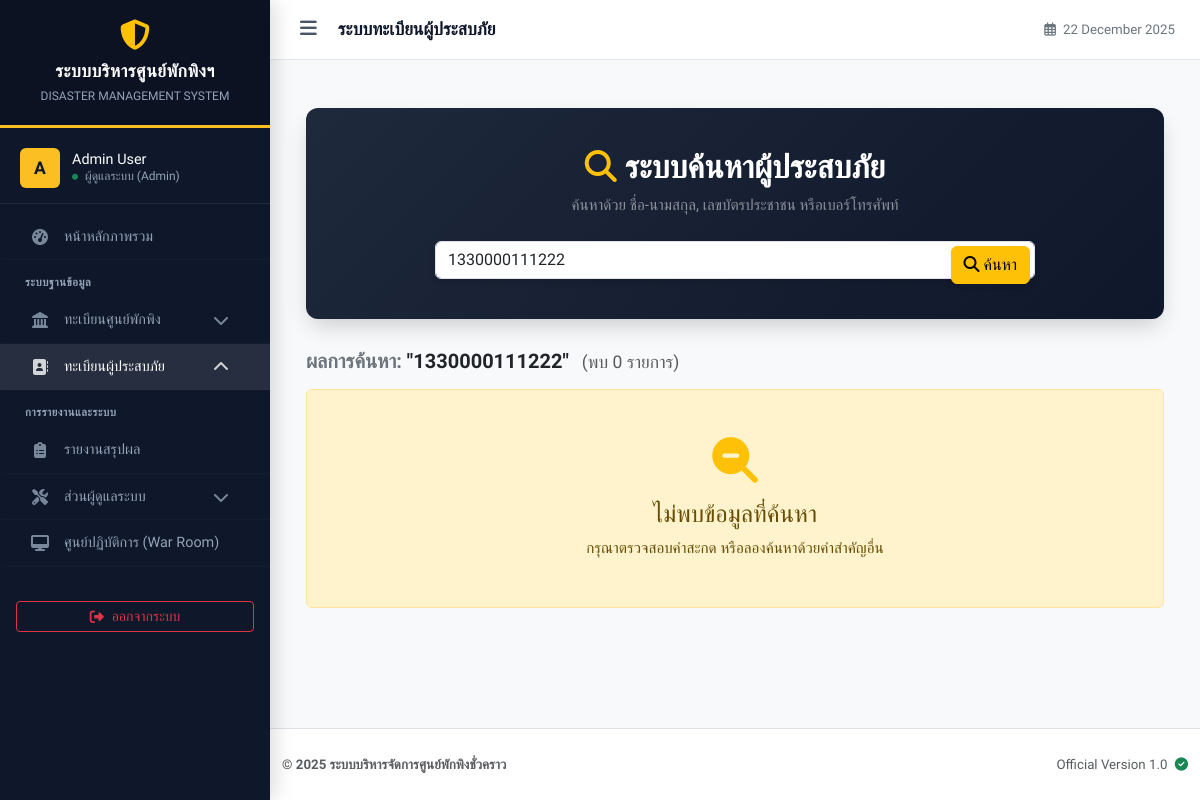
The app's page /search_evacuee.php?keyword=1330000111222 (signed in), older data.
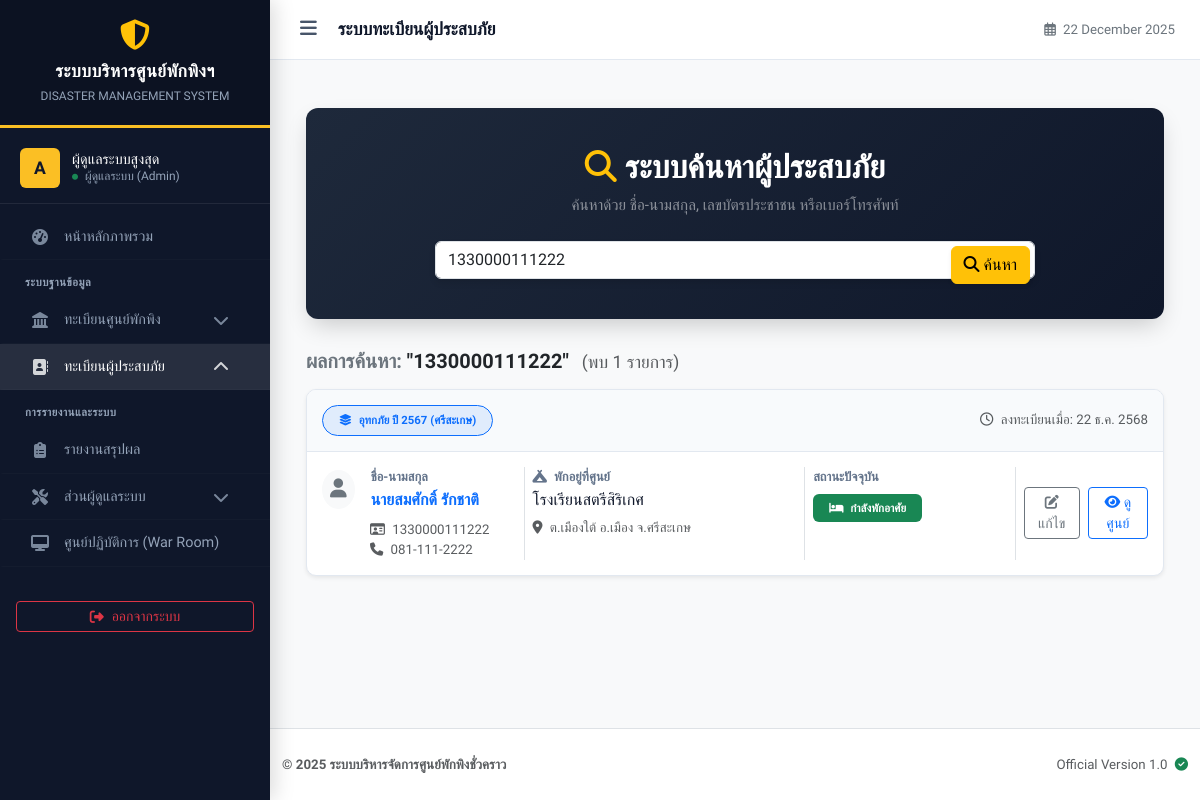
The same page, newer data.
### tables this page shows
CREATE TABLE `evacuees` (
  `id` int(11) NOT NULL,
  `incident_id` int(11) NOT NULL,
  `shelter_id` int(11) DEFAULT NULL,
  `stay_type` enum('shelter','outside') NOT NULL DEFAULT 'shelter' COMMENT 'ประเภทการพัก',
  `stay_detail` text DEFAULT NULL COMMENT 'รายละเอียดที่พัก (กรณีพักนอกศูนย์)',
  `id_card` varchar(13) DEFAULT NULL COMMENT 'เลขบัตรประชาชน',
  `address_card` text DEFAULT NULL COMMENT 'ที่อยู่ตามบัตรประชาชน',
  `prefix` varchar(20) DEFAULT NULL,
  `first_name` varchar(100) NOT NULL,
  `last_name` varchar(100) NOT NULL,
  `phone` varchar(20) DEFAULT NULL,
  `gender` enum('male','female','other') DEFAULT NULL,
  `age` int(3) DEFAULT NULL,
  `health_condition` text DEFAULT NULL COMMENT 'โรคประจำตัว/ยาที่แพ้',
  `registered_by` int(11) DEFAULT NULL COMMENT 'ID เจ้าหน้าที่ที่ลงทะเบียนให้',
  `check_in_date` datetime NOT NULL DEFAULT current_timestamp(),
  `check_out_date` datetime DEFAULT NULL,
  `updated_at` datetime DEFAULT NULL ON UPDATE current_timestamp(),
  `created_at` datetime NOT NULL DEFAULT current_timestamp()
);

CREATE TABLE `incidents` (
  `id` int(11) NOT NULL,
  `name` varchar(200) NOT NULL COMMENT 'ชื่อเหตุการณ์ (เช่น น้ำท่วมปี 67)',
  `type` varchar(50) NOT NULL DEFAULT 'other',
  `description` text DEFAULT NULL,
  `start_date` date NOT NULL,
  `end_date` date DEFAULT NULL,
  `status` enum('active','closed') NOT NULL DEFAULT 'active',
  `created_at` timestamp NOT NULL DEFAULT current_timestamp()
);

CREATE TABLE `shelters` (
  `id` int(11) NOT NULL,
  `incident_id` int(11) NOT NULL COMMENT 'ผูกกับเหตุการณ์ไหน',
  `name` varchar(200) NOT NULL COMMENT 'ชื่อศูนย์',
  `location` text NOT NULL COMMENT 'ที่ตั้ง',
  `capacity` int(11) NOT NULL DEFAULT 0 COMMENT 'ความจุสูงสุด',
  `contact_phone` varchar(20) DEFAULT NULL,
  `status` enum('open','full','closed') NOT NULL DEFAULT 'open',
  `last_updated` datetime DEFAULT NULL
);

### includes/functions.php (called while the page is built, shortened)
<?php
function thaiDate($date) {
    $months = [
        1=>'ม.ค.', 2=>'ก.พ.', 3=>'มี.ค.', 4=>'เม.ย.', 5=>'พ.ค.', 6=>'มิ.ย.',
        7=>'ก.ค.', 8=>'ส.ค.', 9=>'ก.ย.', 10=>'ต.ค.', 11=>'พ.ย.', 12=>'ธ.ค.'
    ];
    $timestamp = strtotime($date);
    $d = date('j', $timestamp);
    $m = $months[(int)date('n', $timestamp)];
    $y = date('Y', $timestamp) + 543;
    return "$d $m $y";
}
?>

### search_evacuee.php (the view, shortened to what the changed rows need)
<?php
require_once 'config/db.php';
require_once 'includes/functions.php';
$keyword = isset($_GET['keyword']) ? trim($_GET['keyword']) : '';
$results = [];
if ($keyword) {
    $sql = "SELECT e.*, s.name as shelter_name, s.location as shelter_location, i.name as incident_name
            FROM evacuees e
            LEFT JOIN shelters s ON e.shelter_id = s.id
            LEFT JOIN incidents i ON e.incident_id = i.id
            WHERE e.id_card LIKE ?
               OR e.first_name LIKE ?
               OR e.last_name LIKE ?
               OR e.phone LIKE ?
            ORDER BY e.created_at DESC LIMIT 50";
    $stmt = $pdo->prepare($sql);
    $search_term = "%$keyword%";
    $stmt->execute([$search_term, $search_term, $search_term, $search_term]);
    $results = $stmt->fetchAll();
}
?>
<!DOCTYPE html>
<html lang="th">
<head>
</head>
<body class="bg-light">
<?php include 'includes/header.php'; ?>
<div class="container mt-4">
    <div class="search-box">
        <h2 class="fw-bold mb-2"><i class="fas fa-search me-2 text-warning"></i>ระบบค้นหาผู้ประสบภัย</h2>
    </div>
    <?php if ($keyword): ?>
        <h5 class="mb-3 text-secondary fw-bold">
            ผลการค้นหา: <span class="text-dark">"<?php echo htmlspecialchars($keyword); ?>"</span>
            <small class="text-muted fw-normal ms-2">(พบ <?php echo count($results); ?> รายการ)</small>
        </h5>
        <?php if (count($results) > 0): ?>
            <?php foreach ($results as $row): ?>
                <div class="result-card shadow-sm">
                    <div class="result-header">
                        <div>
                            <span class="badge bg-primary bg-opacity-10 text-primary border border-primary px-3 py-2 rounded-pill">
                                <i class="fas fa-layer-group me-1"></i> <?php echo htmlspecialchars($row['incident_name']); ?>
                            </span>
                        </div>
                        <div class="text-muted small">
                            <i class="far fa-clock me-1"></i> ลงทะเบียนเมื่อ: <?php echo thaiDate(date('Y-m-d', strtotime($row['created_at']))); ?>
                        </div>
                    </div>
                    <div class="result-body">
                        <div class="row g-3">
                            <div class="col-md-3 border-end">
                                <div class="d-flex align-items-center mb-2">
                                    <div class="bg-light rounded-circle p-2 me-3 text-secondary">
                                    </div>
                                    <div>
                                        <div class="info-label">ชื่อ-นามสกุล</div>
                                        <div class="info-value text-primary fw-bold">
                                            <?php echo htmlspecialchars($row['prefix'] . $row['first_name'] . ' ' . $row['last_name']); ?>
                                        </div>
                                    </div>
                                </div>
                                <div class="text-muted small ms-5">
                                    <i class="far fa-id-card me-1"></i> <?php echo $row['id_card'] ?: '-'; ?><br>
                                    <i class="fas fa-phone me-1"></i> <?php echo $row['phone'] ?: '-'; ?>
                                </div>
                            </div>
                            <div class="col-md-4 border-end">
                                <div class="info-label"><i class="fas fa-campground me-1"></i> พักอยู่ที่ศูนย์</div>
                                <div class="info-value mb-1"><?php echo htmlspecialchars($row['shelter_name']); ?></div>
                                <small class="text-muted"><i class="fas fa-map-marker-alt me-1"></i> <?php echo htmlspecialchars($row['shelter_location']); ?></small>
                            </div>
                            <div class="col-md-3 border-end">
                                <div class="info-label">สถานะปัจจุบัน</div>
                                <div class="mt-2">
                                    <?php if($row['check_out_date']): ?>
                                        <span class="badge bg-secondary px-3 py-2">
                                            <i class="fas fa-sign-out-alt me-1"></i> จำหน่ายออกแล้ว
                                        </span>
                                        <div class="small text-muted mt-1">เมื่อ: <?php echo thaiDate(date('Y-m-d', strtotime($row['check_out_date']))); ?></div>
                                    <?php else: ?>
                                        <span class="badge bg-success px-3 py-2">
                                            <i class="fas fa-bed me-1"></i> กำลังพักอาศัย
                                        </span>
                                    <?php endif; ?>
                                </div>
                            </div>
                            <div class="col-md-2 text-end d-flex align-items-center justify-content-end">
                                <a href="evacuee_form.php?id=<?php echo $row['id']; ?>&mode=edit" class="btn btn-outline-secondary btn-sm me-2">
                                    <i class="fas fa-edit"></i> แก้ไข
                                </a>
                                <a href="shelter_list.php?filter_incident=<?php echo $row['incident_id']; ?>" class="btn btn-outline-primary btn-sm">
                                    <i class="fas fa-eye"></i> ดูศูนย์
                                </a>
                            </div>
                        </div>
                    </div>
                </div>
            <?php endforeach; ?>
        <?php else: ?>
            <div class="alert alert-warning text-center py-5">
                <i class="fas fa-search-minus fa-3x mb-3 text-warning"></i><br>
                <h4>ไม่พบข้อมูลที่ค้นหา</h4>
                <p class="mb-0">กรุณาตรวจสอบคำสะกด หรือลองค้นหาด้วยคำสำคัญอื่น</p>
            </div>
        <?php endif; ?>
    <?php endif; ?>
</div>
<?php include 'includes/footer.php'; ?>
</body>
</html>

### includes/header.php (shortened to what the changed rows need)
<?php
$current_page = basename($_SERVER['PHP_SELF']);
$menu_context = isset($_GET['menu']) ? $_GET['menu'] : '';
?>
<!DOCTYPE html>
<html lang="th">
<head>
    <link href="https://cdn.jsdelivr.net/npm/bootstrap@5.3.0/dist/css/bootstrap.min.css" rel="stylesheet">
    <link rel="stylesheet" href="https://cdnjs.cloudflare.com/ajax/libs/font-awesome/6.4.0/css/all.min.css">
</head>
<body>
<div class="wrapper">
    <nav id="sidebar">
        <?php if(isset($_SESSION['user_id'])): ?>
            <div class="user-panel">
                <div class="user-img">
                    <?php echo strtoupper(substr($_SESSION['username'] ?? 'U', 0, 1)); ?>
                </div>
                <div class="user-info-text">
                    <div class="user-name"><?php echo $_SESSION['fullname'] ?? 'ผู้ใช้งานทั่วไป'; ?></div>
                    <div class="user-role">
                        <?php
                            $role = $_SESSION['role'] ?? 'staff';
                            echo ($role == 'admin') ? 'ผู้ดูแลระบบ (Admin)' : 'เจ้าหน้าที่ (Staff)';
                        ?>
                    </div>
                </div>
            </div>
            <ul class="list-unstyled components">
                <li>
                    <a href="index.php" class="<?php echo $current_page == 'index.php' ? 'active' : ''; ?>">
                        <div class="d-flex align-items-center w-100">
                            <i class="fas fa-tachometer-alt"></i> หน้าหลักภาพรวม
                        </div>
                    </a>
                </li>
                <li class="menu-label">ระบบฐานข้อมูล</li>
                <?php
                    $is_shelter_active = in_array($current_page, ['shelter_form.php', 'caretaker_list.php']) || ($current_page == 'shelter_list.php' && $menu_context != 'evacuee');
                ?>
                <li>
                    <a href="#shelterSubmenu" data-bs-toggle="collapse" class="dropdown-toggle <?php echo $is_shelter_active ? 'active-parent' : ''; ?>">
                        <div class="d-flex align-items-center w-100">
                            <i class="fas fa-landmark"></i> ทะเบียนศูนย์พักพิง
                            <i class="fas fa-chevron-down dropdown-icon"></i>
                        </div>
                    </a>
                </li>
                <?php
                    $is_evacuee_active = in_array($current_page, ['evacuee_list.php', 'evacuee_form.php', 'search_evacuee.php', 'import_csv.php']) || ($current_page == 'shelter_list.php' && $menu_context == 'evacuee');
                ?>
                <li>
                    <a href="#evacueeSubmenu" data-bs-toggle="collapse" class="dropdown-toggle <?php echo $is_evacuee_active ? 'active-parent' : ''; ?>">
                        <div class="d-flex align-items-center w-100">
                            <i class="fas fa-address-book"></i> ทะเบียนผู้ประสบภัย
                            <i class="fas fa-chevron-down dropdown-icon"></i>
                        </div>
                    </a>
                </li>
                <li class="menu-label">การรายงานและระบบ</li>
                <li>
                    <a href="report.php" class="<?php echo $current_page == 'report.php' ? 'active' : ''; ?>">
                        <div class="d-flex align-items-center w-100">
                            <i class="fas fa-clipboard-list"></i> รายงานสรุปผล
                        </div>
                    </a>
                </li>
                <?php if(isset($_SESSION['role']) && $_SESSION['role'] == 'admin'): ?>
                <li>
                    <a href="#adminSubmenu" data-bs-toggle="collapse" class="dropdown-toggle">
                        <div class="d-flex align-items-center w-100">
                            <i class="fas fa-tools"></i> ส่วนผู้ดูแลระบบ
                            <i class="fas fa-chevron-down dropdown-icon"></i>
                        </div>
                    </a>
                </li>
                <?php endif; ?>
                <li>
                    <a href="monitor_dashboard.php" target="_blank">
                        <div class="d-flex align-items-center w-100">
                            <i class="fas fa-desktop"></i> ศูนย์ปฏิบัติการ (War Room)
                        </div>
                    </a>
                </li>
            </ul>
            <div class="px-3 mt-4 mb-4">
                <a href="logout.php" class="btn btn-outline-danger w-100 btn-sm d-flex justify-content-center align-items-center gap-2">
                    <i class="fas fa-sign-out-alt"></i> ออกจากระบบ
                </a>
            </div>
        <?php else: ?>
             <div class="p-4 text-center">
                <a href="login.php" class="btn btn-primary w-100 fw-bold">เข้าสู่ระบบ</a>
             </div>
        <?php endif; ?>
    </nav>
    <div id="content">
        <div class="p-4">

Row changes from the older to the newer data that the page shows:
added evacuees: incident.name "อุทกภัย ปี 2567 (ศรีสะเกษ)", created_at "22 ธ.ค. 2568", prefix+first_name+last_name "นายสมศักดิ์ รักชาติ", id_card "1330000111222", phone "081-111-2222", shelter.name "โรงเรียนสตรีสิริเกศ", shelter.location "ต.เมืองใต้ อ.เมือง จ.ศรีสะเกษ", shows "กำลังพักอาศัย"
Text that changed along with them:
$_SESSION['fullname']: "Admin User" → "ผู้ดูแลระบบสูงสุด"
count($results): "0" → "1"
text no longer shown: "ไม่พบข้อมูลที่ค้นหา กรุณาตรวจสอบคำสะกด หรือลองค้นหาด้วยคำสำคัญอื่น"
